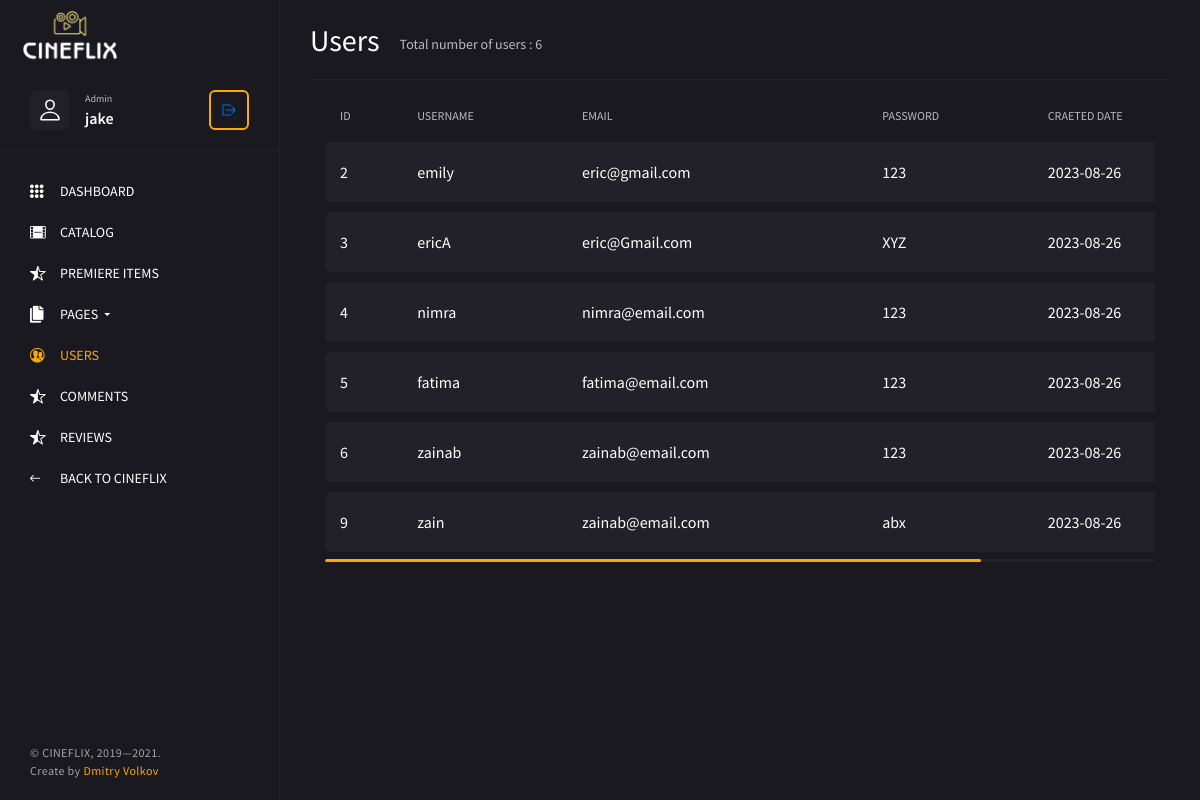
Page /admin/users.php (signed in) on the committed database.
### tables this page shows
CREATE TABLE `signup` (
  `u_id` int(11) NOT NULL,
  `u_name` varchar(255) DEFAULT NULL,
  `u_email` varchar(255) DEFAULT NULL,
  `u_pass` varchar(255) DEFAULT NULL,
  `created_date` date NOT NULL DEFAULT curdate()
);

### admin/users.php (the view, shortened to what this page needs)
<!DOCTYPE html>
<html lang="en">
<head>
  <link rel="stylesheet" href="css/bootstrap-reboot.min.css" />
  <link rel="stylesheet" href="css/bootstrap-grid.min.css" />
  <link rel="stylesheet" href="css/magnific-popup.css" />
  <link rel="stylesheet" href="css/jquery.mCustomScrollbar.min.css" />
  <link rel="stylesheet" href="css/select2.min.css" />
  <link rel="stylesheet" href="css/ionicons.min.css" />
  <link rel="stylesheet" href="css/admin.css" />
</head>
<body>
  <div class="sidebar">
    <a href="index.php" class="header__logo">
      <img src="img/123.png" alt="" style="padding-left: 20px;">
    </a>
    <div class="sidebar__user">
      <div class="sidebar__user-img">
        <img src="img/user.svg" alt="" />
      </div>
      <div class="sidebar__user-title">
        <span>Admin</span>
        <?php if (isset($_SESSION['name'])) { ?>
          <p><?php echo $_SESSION['name']; ?></p>
        <?php
        }
        ?>
      </div>
      <button class="sidebar__user-btn" type="button">
        <a href="logout.php" class="icon ion-ios-log-out"></a>
      </button>
    </div>
    <div class="sidebar__nav-wrap">
      <ul class="sidebar__nav">
        <li class="sidebar__nav-item">
          <a href="index.php" class="sidebar__nav-link"><i class="icon ion-ios-keypad"></i> <span>Dashboard</span></a>
        </li>
        <li class="sidebar__nav-item">
          <a href="catalog.php" class="sidebar__nav-link"><i class="icon ion-ios-film"></i> <span>Catalog</span></a>
        </li>
        <li class="sidebar__nav-item">
          <a href="premiere_item.php" class="sidebar__nav-link"><i class="icon ion-ios-star-half"></i> <span>PREMIERE ITEMS</span></a>
        </li>
        <li class="sidebar__nav-item">
          <a class="sidebar__nav-link" data-toggle="collapse" href="#collapseMenu" role="button" aria-expanded="false" aria-controls="collapseMenu"><i class="icon ion-ios-copy"></i> <span>Pages</span>
            <i class="icon ion-md-arrow-dropdown"></i></a>
        </li>
        <li class="sidebar__nav-item">
          <a href="users.php" class="sidebar__nav-link sidebar__nav-link--active"><i class="icon ion-ios-contacts"></i> <span>Users</span></a>
        </li>
        <li class="sidebar__nav-item">
          <a href="comments.php" class="sidebar__nav-link sidebar__nav-link"><i class="icon ion-ios-star-half"></i> <span>Comments</span></a>
        </li>
        <li class="sidebar__nav-item">
          <a href="reviews.php" class="sidebar__nav-link"><i class="icon ion-ios-star-half"></i> <span>Reviews</span></a>
        </li>
        <li class="sidebar__nav-item">
          <a href="https://cineflix.volkovdesign.com/main/index.php" class="sidebar__nav-link"><i class="icon ion-ios-arrow-round-back"></i>
            <span>Back to CineFlix</span></a>
        </li>
      </ul>
    </div>
    <div class="sidebar__copyright">
      © CINEFLIX, 2019—2021. <br />Create by
      <a href="https://themeforest.net/user/dmitryvolkov/portfolio" target="_blank">Dmitry Volkov</a>
    </div>
  </div>
  <main class="main">
    <div class="container-fluid">
      <div class="row">
        <div class="col-12">
          <div class="main__title">
            <h2>Users</h2>
            <?php
            include('conn.php');
            $sql9 = "SELECT COUNT(u_id) AS total_ids FROM signup;
            ";
            $result9 = mysqli_query($conn, $sql9);
            if ($result9) {
              $row9 = mysqli_fetch_array($result9);
              $user_count = $row9["total_ids"];
              echo '<span class="main__title-stat">Total number of users : ' .  $user_count . '</span>';
            } else {
              echo "Error in query: " . mysqli_error($conn);
            }
            ?>
          </div>
        </div>
      </div>
      <div class="col-12">
        <div class="main__table-wrap">
          <table class="main__table">
            <thead>
              <tr>
                <th>ID</th>
                <th>USERNAME</th>
                <th>EMAIL</th>
                <th>PASSWORD</th>
                <th>CRAETED DATE</th>
              </tr>
            </thead>
            <tbody>
              <?php
              include('conn.php');
              $sql = "SELECT * FROM `signup`";
              $result = mysqli_query($conn, $sql);
              while ($row = mysqli_fetch_array($result)) {
              ?>
                <tr>
                  <td>
                    <div class="main__table-text"><?php echo $row[0] ?></div>
                  </td>
                  <td>
                    <div class="main__table-text"><?php echo $row[1] ?></div>
                  </td>
                  <td>
                    <div class="main__table-text"><?php echo $row[2] ?></div>
                  </td>
                  <td>
                    <div class="main__table-text"><?php echo $row[3] ?></div>
                  </td>
                  <td>
                    <div class="main__table-text"><?php echo $row[4] ?></div>
                  </td>
                  <td>
                    <div class="main__table-btns">
                    <?php
                  }
                    ?>
                    </div>
                  </td>
                </tr>
            </tbody>
          </table>
        </div>
      </div>
    </div>
  </main>
</body>
</html>

### rows in the picture
signup: u_id "2", u_name "emily", u_email "eric@gmail.com", u_pass "123", created_date "2023-08-26"
signup: u_id "3", u_name "ericA", u_email "eric@Gmail.com", u_pass "XYZ", created_date "2023-08-26"
signup: u_id "4", u_name "nimra", u_email "nimra@email.com", u_pass "123", created_date "2023-08-26"
signup: u_id "5", u_name "fatima", u_email "fatima@email.com", u_pass "123", created_date "2023-08-26"
signup: u_id "6", u_name "zainab", u_email "zainab@email.com", u_pass "123", created_date "2023-08-26"
signup: u_id "9", u_name "zain", u_email "zainab@email.com", u_pass "abx", created_date "2023-08-26"

### other values in the picture
$_SESSION['name'] "jake"
$user_count "6"
